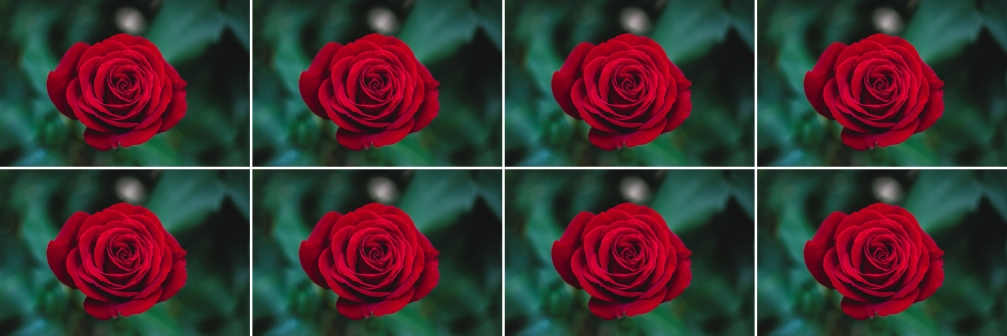
#> input picture ImageArray.jpg, 1007 x 336 px, given in place of the camera
$ python ColorTrackingInStream.py
#> lines starting #> are read from the running program, lines starting #| are printed output that depends on the picture; after the words box and inside, x2 and y2 are one past the last pixel; in counts of white or black regions, pixels touching at a corner belong together
# https://stackoverflow.com/questions/31460267/python-opencv-color-tracking/31465462#31465462
import numpy as np
import cv2

wait_time=10
camUsed=1 # 0 = builtin, 1 = attached webcam

sensitivity = 15
lower_white = np.array([0, 0, 255 - sensitivity])
upper_white = np.array([180, sensitivity, 255])

# For other colors:
green = 60
blue = 120
yellow = 30
red = 0

# Set a color for testing
color = red

# Define thresholds
lower_color = np.array([color - sensitivity, 100, 100])
upper_color = np.array([color + sensitivity, 255, 255])

# Red H value is 0, so you need to take two ranges and "OR" them together:
lower_red_0 = np.array([0, 100, 100])
upper_red_0 = np.array([sensitivity, 255, 255])
lower_red_1 = np.array([180 - sensitivity, 100, 100])
upper_red_1 = np.array([180, 255, 255])

cap = cv2.VideoCapture(camUsed)

while (1):
    _, frame = cap.read()
#> frame is the input picture: shape (336, 1007, 3); mean B, G, R 50.1, 51.2, 62.5
    hsv = cv2.cvtColor(frame, cv2.COLOR_BGR2HSV)
#> hsv: shape (336, 1007, 3); mean H, S, V 102.4, 151.9, 86.5

    mask1 = cv2.inRange(hsv, lower_red_0, upper_red_0);
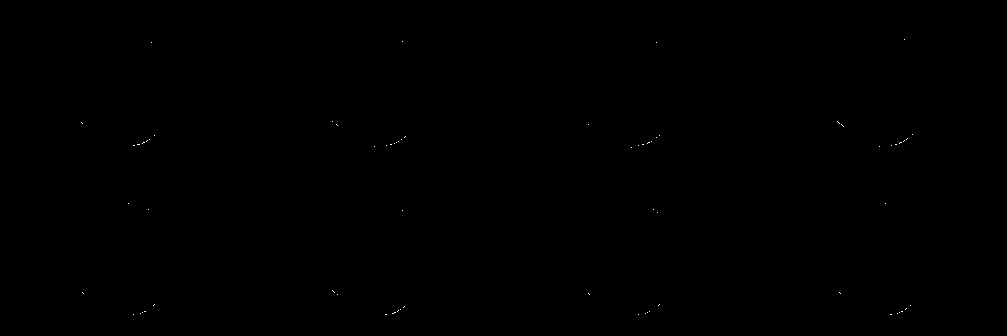
#> mask1: shape (336, 1007); 0.03% white in thin lines or dots, all inside (x1, y1, x2, y2) = (81, 39, 913, 315)
    mask2 = cv2.inRange(hsv, lower_red_1, upper_red_1);
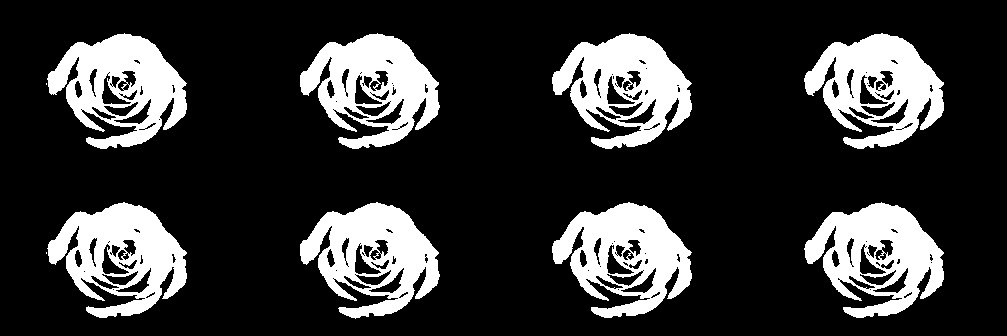
#> mask2: shape (336, 1007); 20.7% white; 10 white regions (2 under 20 px), largest, box (x1, y1, x2, y2) and area: (804, 33, 944, 149) 8815, (47, 33, 187, 149) 8793, (552, 33, 692, 149) 8793
    mask = cv2.bitwise_or(mask1, mask2)
#> mask: shape (336, 1007); 20.8% white; 10 white regions (2 under 20 px), largest, box (x1, y1, x2, y2) and area: (804, 33, 944, 149) 8834, (47, 33, 187, 149) 8808, (552, 33, 692, 149) 8805

    cv2.imshow('Original Image', hsv)
    cv2.imshow('Mask', mask)

    hsv[np.where(mask == 0)] = 0
#> hsv: shape (336, 1007, 3); mean H, S, V 36, 51.4, 32
    cv2.imshow('Object Only', hsv)

    # Wait longer to prevent freeze for videos.
    if cv2.waitKey(wait_time) & 0xFF == ord('q'):
#> (key q is pressed here)
        break

$ run again, on RedRose.jpg
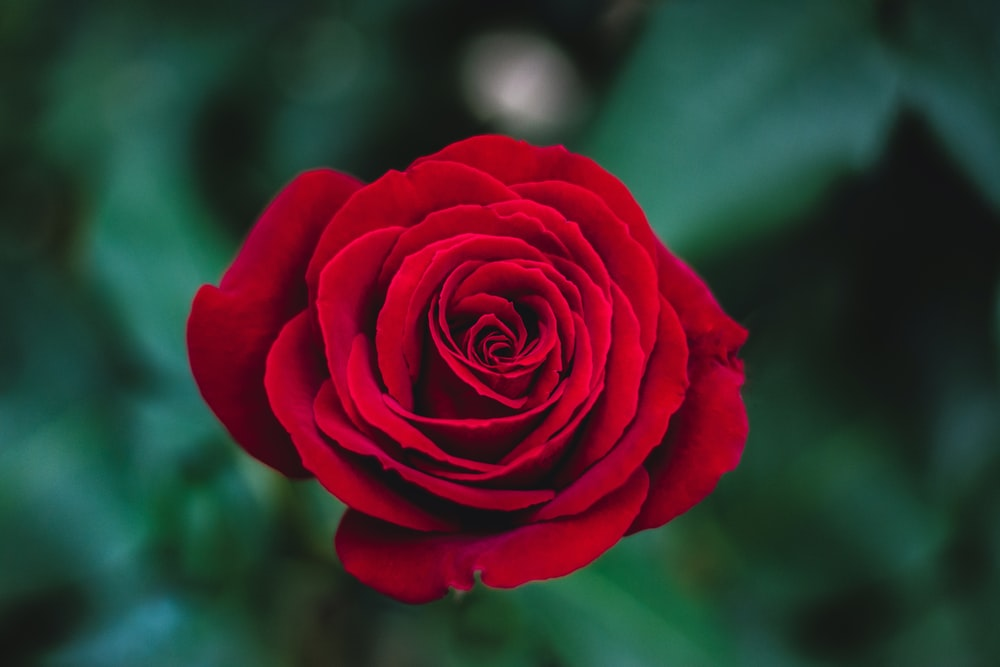
#> input picture RedRose.jpg, 1000 x 667 px, given in place of the camera
#> frame is the input picture: shape (667, 1000, 3); mean B, G, R 47, 48, 59.6
#> mask1: shape (667, 1000); 0.02% white in thin lines or dots, all inside (x1, y1, x2, y2) = (225, 134, 620, 591)
#> `mask2 = cv2.inRange(hsv, lower_red_1, upper_red_1);`:
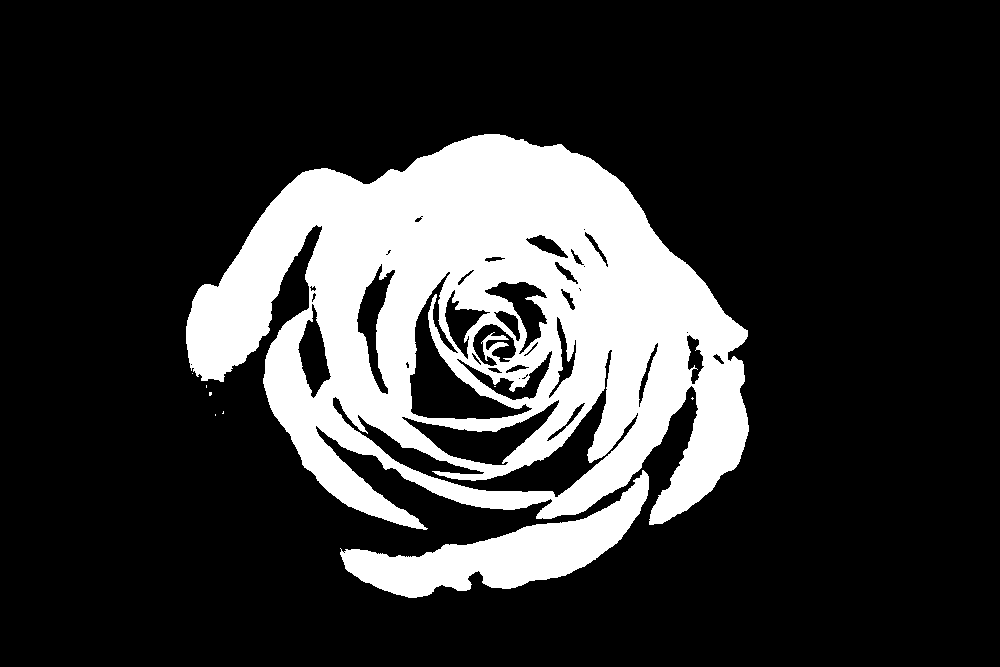
#> mask2: shape (667, 1000); 20.5% white; 9 white regions (7 under 20 px), largest, box (x1, y1, x2, y2) and area: (186, 134, 749, 530) 123197, (340, 470, 649, 598) 13204
#> mask: shape (667, 1000); 20.5% white; 9 white regions (7 under 20 px), largest, box (x1, y1, x2, y2) and area: (186, 134, 749, 530) 123225, (340, 470, 649, 598) 13312
